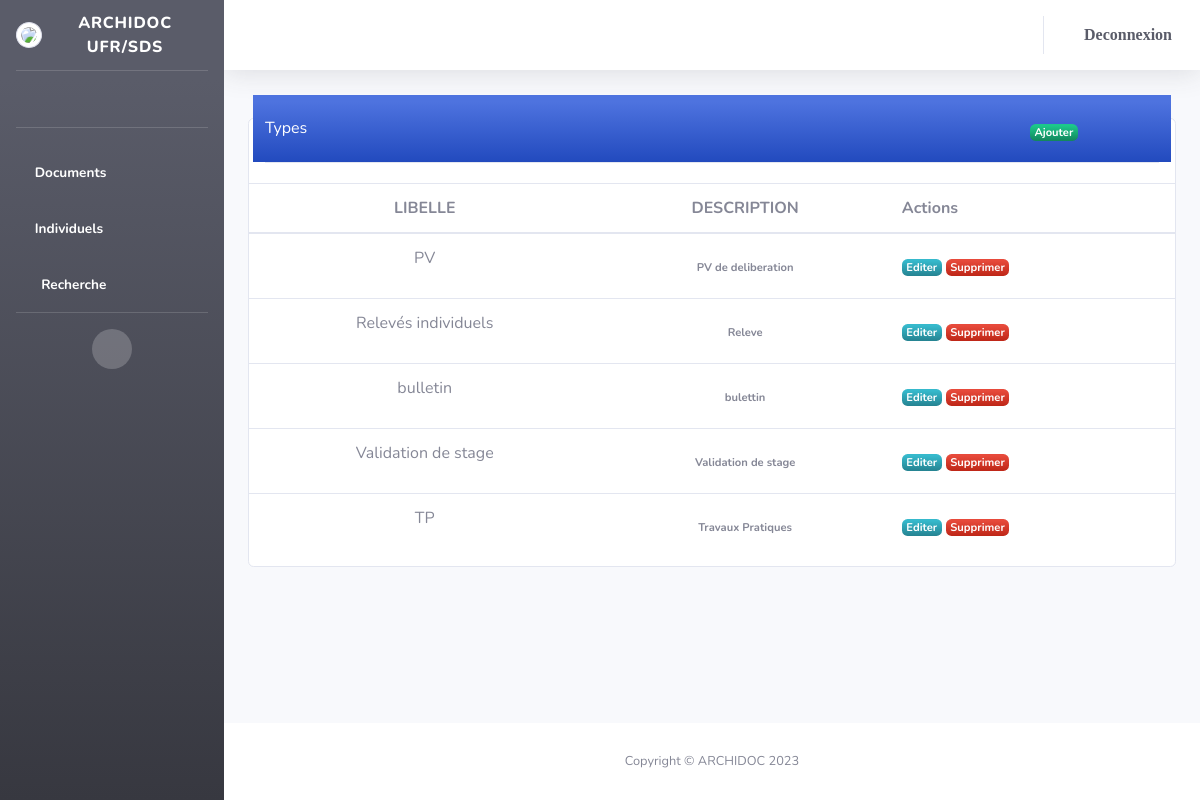
Page /parametres/list_type/ on the committed database.
### parametres/models.py (models this page shows)
class Type_document(models.Model):
	libelle= models.TextField()
	description = models.TextField()
	created= models.TimeField(auto_now=False, auto_now_add=True)
	updated= models.TimeField(auto_now=True, auto_now_add=False)

### parametres/views.py (the view)
# urls.py: path('list_type/', views.list_type, name='list_type'),
def list_type(request):
	if request.method == "POST":
		data = Type_document()
		data.libelle=request.POST.get('libelle')
		data.description=request.POST.get('description')
		data.save()
	data=Type_document.objects.all()
	return render(request,  'type/index.html', {'data':data } )

### templates/type/index.html (shortened to what this page needs)
 {% extends 'layouts/Layout.html'%}
 {% load static %}
 {% block content %}
      <div class="row">
        <div class="col-12">
          <div class="card my-4">
            <div class="card-header p-0 position-relative mt-n4 mx-3 z-index-2">
              <div class="bg-gradient-primary shadow-primary border-radius-lg pt-4 pb-3 row">
                <h6 class="text-white text-capitalize ps-3 col-10">Types</h6>
                <div class="col-2">
                  <a href="{% url 'type_form' id=0 %}"  class="right-align text-white font-weight-bold text-xs badge badge-sm bg-gradient-success">Ajouter</a>
                </div>
              </div>
            </div>
            <div class="card-body px-0 pb-2">
              <div class="table-responsive p-0">
                <table class="table align-items-center mb-0">
                  <thead>
                    <tr>
                      <th class=" text-center text-uppercase text-secondary text-xxs font-weight-bolder opacity-7">Libelle</th>
                      <th class="text-center text-uppercase text-secondary text-xxs font-weight-bolder opacity-7">Description</th>
                      <th class="text-secondary opacity-7">Actions</th>
                    </tr>
                  </thead>
                  <tbody>
                    {% for d in data %}
                    <tr>
                      <td>
                        <p class="align-middle text-center text-sm">{{d.libelle}}</p>
                      </td>
                      <td class="align-middle text-center text-sm">
                        <span class="text-secondary text-xs badge badge-sm ">{{d.description}}</span>
                      </td>
                      <td class="align-middle">
                        <a href="{% url 'type_form' id=d.id %}" class="text-white font-weight-bold text-xs badge badge-sm bg-gradient-info" data-toggle="tooltip" data-original-title="Edit user">
                          Editer
                        </a>
                        <a href="{% url 'set_type' id=d.id %}" class="text-white font-weight-bold text-xs badge badge-sm bg-gradient-danger" data-toggle="tooltip" data-original-title="Edit user">
                          Supprimer
                        </a>
                      </td>
                    </tr>
                    {% endfor %}
                  </tbody>
                </table>
              </div>
            </div>
          </div>
        </div>
      </div>
 {% endblock %}

### rows in the picture
Type_document: libelle "PV", description "PV de deliberation"
Type_document: libelle "Relevés individuels", description "Releve"
Type_document: libelle "bulletin", description "bulettin"
Type_document: libelle "Validation de stage", description "Validation de stage"
Type_document: libelle "TP", description "Travaux Pratiques"
